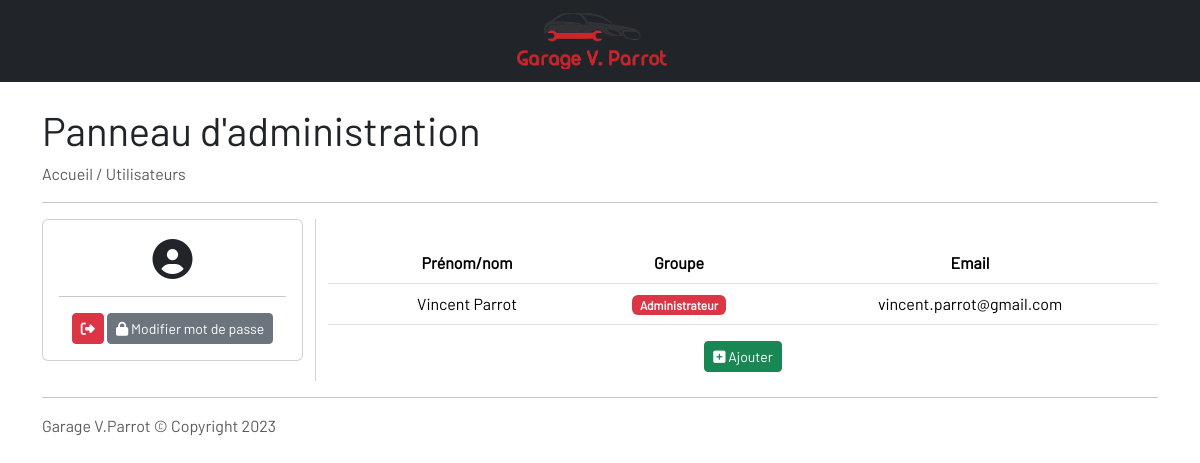
/users.php, run on an earlier commit of the app's database.
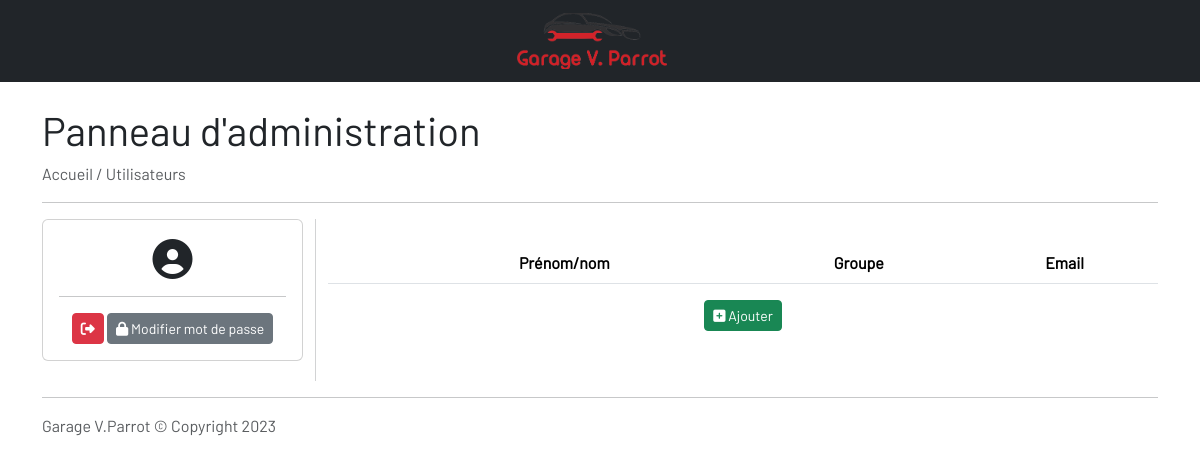
And on a later commit of the database.
### tables this page shows
CREATE TABLE `users` (
  `id` int(11) NOT NULL,
  `name` varchar(64) NOT NULL,
  `type` varchar(11) NOT NULL,
  `email` varchar(64) NOT NULL,
  `password` varchar(64) NOT NULL,
  `creation_date` varchar(64) NOT NULL
);

### users.php (the view, shortened to what this page needs)
<?php
require('includes/refresh.php');
?>
<!doctype html>
<html lang="fr">
    <head>
        <link href="https://cdn.jsdelivr.net/npm/bootstrap@5.3.1/dist/css/bootstrap.min.css" rel="stylesheet">
        <link rel="stylesheet" href="css/index.css">
        <link rel="stylesheet" href="css/gestion.css">
        <link href="assets/fontawesome/css/fontawesome.css" rel="stylesheet">
        <link href="assets/fontawesome/css/solid.css" rel="stylesheet">
    </head>
    <body>
        <?php include('includes/adminNavBar.php');?>
        <br>
        <div class="container ">
            <h5 class="display-6 d-flex">Panneau d'administration</h5>
            <p class="text-muted text-left"><a href="gestion">Accueil</a> / Utilisateurs</p>
            <hr>
            <div class="row text-center">
                <div class="col-md-3 custom-spacing">
                    <?php include('includes/userInfosCard.php');?>
                </div>
                <div class="col-md verticalSeperatorLeft">
                    <?php
                    $getUsers = $bdd->query('SELECT id, name, type, email FROM users');
                    ?>
                    <br>
                    <table class="table">
                        <thead>
                            <tr>
                                <th scope="col"></th>
                                <th scope="col">Prénom/nom</th>
                                <th scope="col">Groupe</th>
                                <th scope="col">Email</th>
                            </tr>
                        </thead>
                        <tbody>
                            <?php
                            while($user = $getUsers->fetch()){
                                switch ($user['type']) {
                                    case 'admin':
                                        $text = 'Administrateur';
                                        $color = 'danger';
                                        break;
                                }
                            ?>
                            <tr>
                                <td></td>
                                <td><?=htmlspecialchars($user['name']);?></td>
                                <td><span class="badge text-bg-<?=$color;?>"><?=$text;?></span></td>
                                <td><?=htmlspecialchars($user['email']);?></td>
                            </tr>
                            <?php } ?>
                        </tbody>
                    </table>
                    <button type="button" class="btn btn-sm btn-success" data-bs-toggle="modal" data-bs-target="#addUser"><i class="fa-solid fa-square-plus"></i> Ajouter</button>
                </div>
            </div>
            <hr>
            <p class="text-muted d-flex">Garage V.Parrot &copy; Copyright 2023</p>
        </div>
        <br>
    </body>
</html>

### includes/adminNavBar.php
<nav class="navbar sticky-top navbar-expand-sm navbar-dark bg-dark">
    <div class="container-fluid justify-content-center">
        <a class="navbar-brand fs-5 brand" href="gestion"><img src="img/logo.png" width="150"></a>
    </div>
</nav>

### includes/userInfosCard.php (shortened to what this page needs)
<div class="card">
  <div class="card-body">
      <h1><i class="fa-solid fa-circle-user"></i></h1>
      <hr>
      <a href="actions/disconnect.php"><button type="button" class="btn btn-sm btn-danger"><i class="fa-solid fa-right-from-bracket"></i></button></a> <button type="button" class="btn btn-sm btn-secondary" data-bs-toggle="modal" data-bs-target="#updatePassword"><i class="fa-solid fa-lock"></i> Modifier mot de passe</button>
  </div>
</div>

### css/index.css (style rules this page uses)
body { -ms-overflow-style: none; scrollbar-width: none; font-family: "Barlow", sans-serif; }
.navbar { padding-left:100px; padding-right:100px; }
.verticalSeperatorLeft { border-left: var(--bs-border-width) solid rgba(199, 200, 201, .8); }
h1, h2, h3 { font-family: "Rajdhani", sans-serif; }

### css/gestion.css (style rules this page uses)
.custom-spacing { margin-bottom: 20px; }
a { text-decoration: none; color:inherit; }

What changed in the data, as far as the page shows it:
removed users: name "Vincent Parrot", type "Administrateur", email "vincent.parrot@gmail.com"
